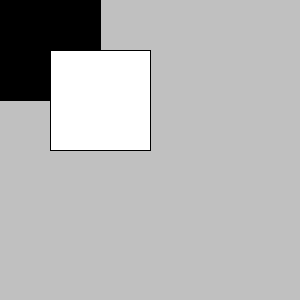
Frame 1 (no input)
Frame 2 (the mouse pressed at the canvas centre, redrawn once): identical to frame 1, image omitted

The Processing sketch that drew this single still picture (run headless with seeded random() and noise(); the mouse was pressed at the canvas centre and the sketch redrawn once):

// Processing sketch: szachownica
// ── szachownica.pde

void setup(){
  size(300,300);

  noLoop();

  smooth();

  background(192);
  
}

void draw(){
  stroke(0);
  fill(0);
  rect(0,0,100,100);
  
  //stroke(255);
  fill(255);
  rect(50,50,100,100);
}
